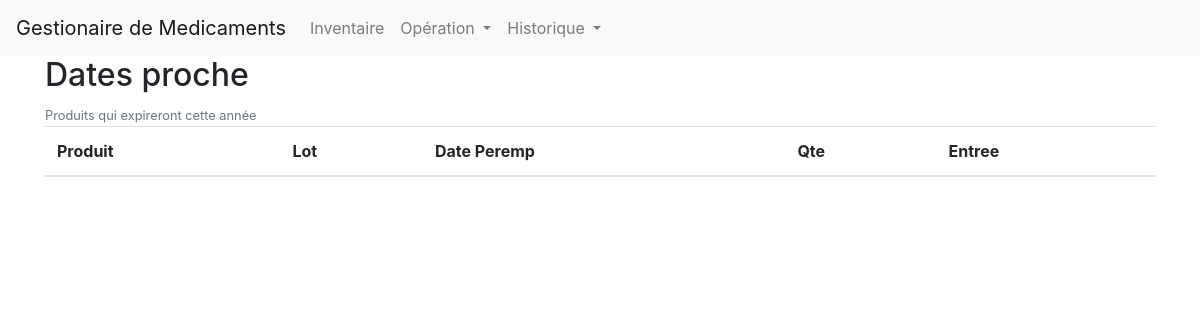
Before: /close_expiries/ with the older database file.
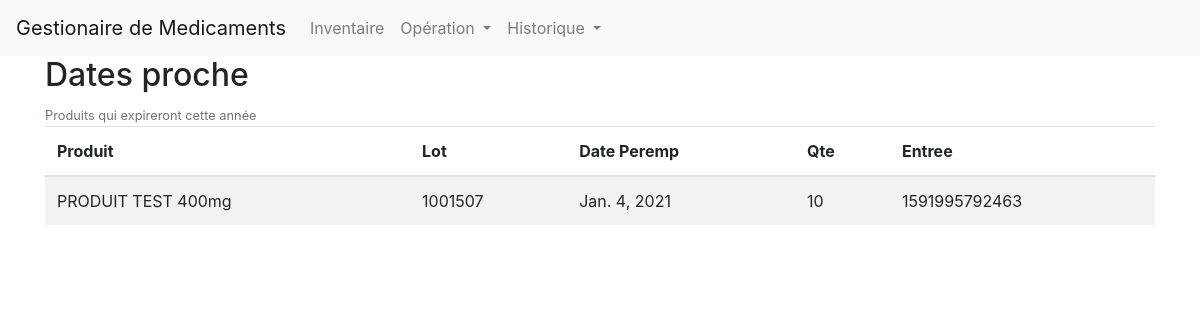
After: the same page with the newer database file.
### main/models.py (models this page shows, shortened)
class Lot(models.Model):
    drug = models.ForeignKey(Drug, on_delete=models.CASCADE)
    entry = models.ForeignKey(Entry, on_delete=models.CASCADE, default='')
    lot_number = models.CharField(max_length=30)
    exp_date = models.DateField()
    qte = models.IntegerField()
    tva = models.CharField(max_length=30)
    ht = models.CharField(max_length=30)
    ppa = models.CharField(max_length=30)
    marge = models.CharField(max_length=30)
    shp = models.CharField(max_length=30, default='2.0')
    def __str__(self):
        return '{} LOT:{} {}'.format(self.drug.name, self.lot_number, self.exp_date)

class Drug(models.Model):
    name = models.CharField(max_length=100)
    dosage = models.CharField(max_length=100)
    size = models.IntegerField(default=30)

class Entry(models.Model):
    number = models.CharField(max_length=30, default='-------')
    bill_number = models.CharField(max_length=30, default='-------')
    date = models.DateField()

### main/views.py (the view)
# urls.py: path('close_expiries/', main_views.close_expiries, name='close_expiries'),
def close_expiries(request):
    today = '{}'.format(datetime.date.today()).replace('-', '')
    next_year = int(today)+10000
    close = []
    for lot in Lot.objects.all():
        date = '{}'.format(lot.exp_date).replace('-', '')
        if int(date) <= next_year and int(date) > int(today):
            close.append(lot)
    print(close)
    return render(request, 'main/close_expiries.html', {'entries': close})

### main/templates/main/close_expiries.html
{% extends 'main/base.html' %}
{% block content %}
<div class='container'>
    <h2>Dates proche</h2>
    <small class='text-muted'>Produits qui expireront cette année</small>
    <table class="table table-striped">
        <thead>
            <th>Produit</th>
            <th>Lot</th>
            <th>Date Peremp</th>
            <th>Qte</th>
            <th>Entree</th>
        </thead>
        <tbody>
            {% for entry in entries %}
            <td>{{ entry.drug.name }} {{ entry.drug.dosage}}</td>
            <td>{{ entry.lot_number }}</td>
            <td>{{ entry.exp_date }}</td>
            <td>{{ entry.qte }}</td>
            <td>{{ entry.entry.number }}</td>
            {% endfor %}
        </tbody>
    </table>
</div>
{% endblock %}

Changed rows visible on the page:
added Lot: drug.name "PRODUIT TEST", drug.dosage "400mg", lot_number "1001507", exp_date "Jan. 4, 2021", qte "10", entry.number "1591995792463"
